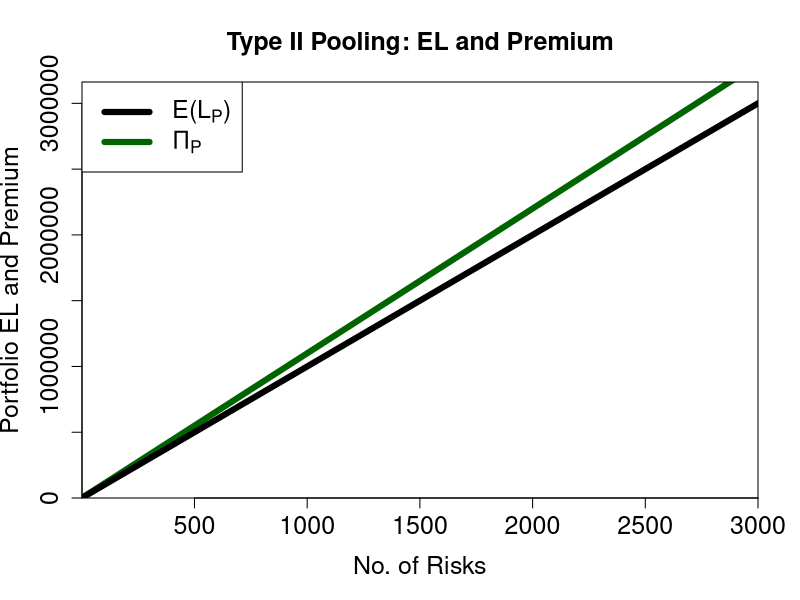
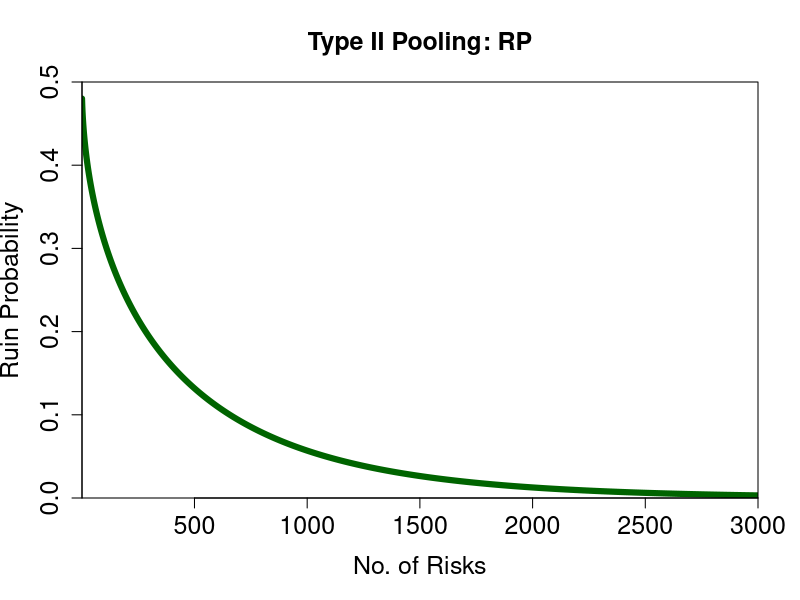
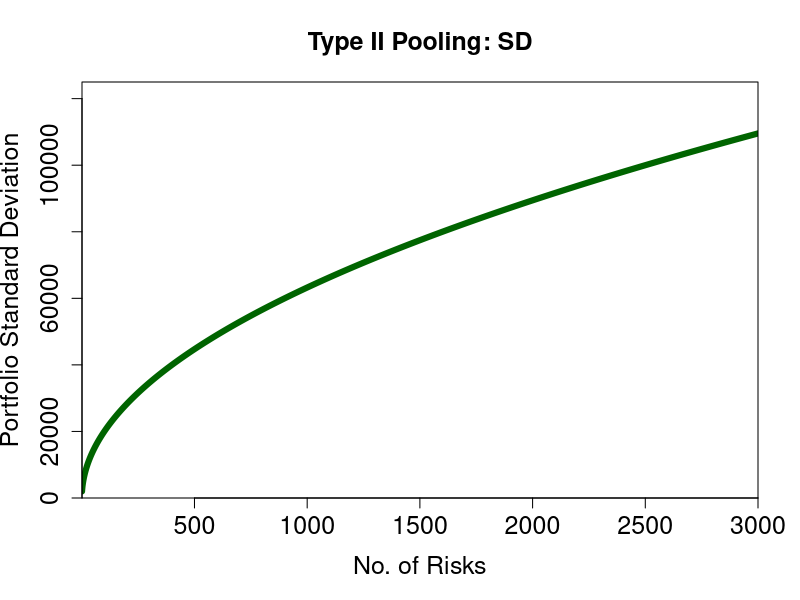
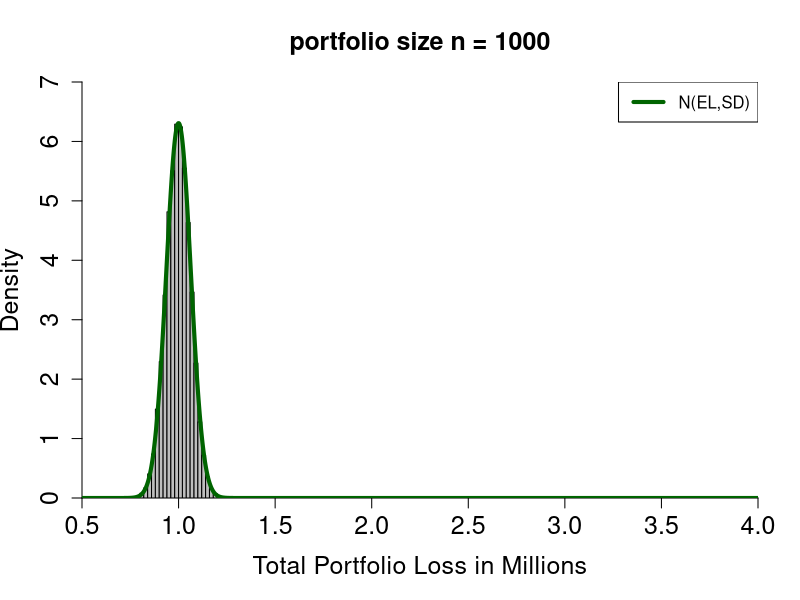
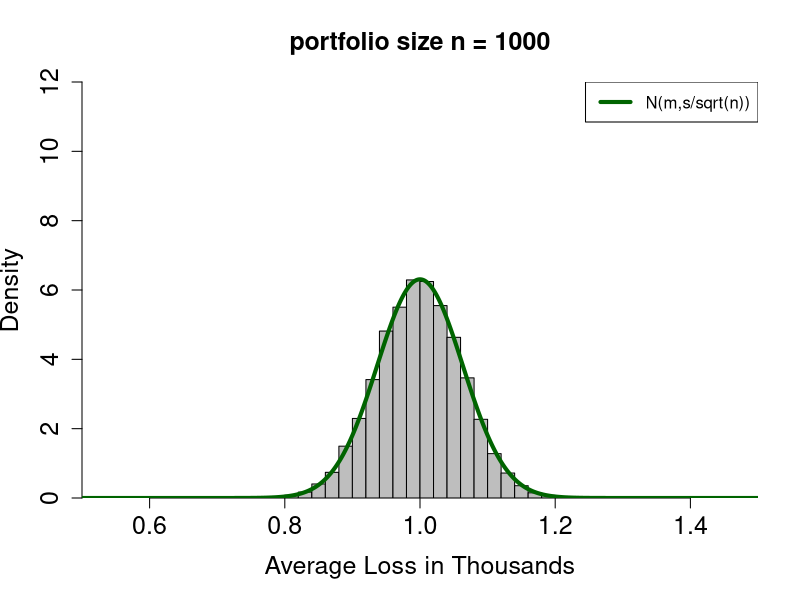

Write the R code that produced these figures, in order.

#########################################
# Insurance risk pooling 
#########################################

#------------------------------------------------------
n <- seq(1,3000,1) # Number of policies
m <- 1000          # Mean of individual claim distribution  
s <- 2000          # Standard deviation of individual claim distribution
c <- 0.1*m         # Constant risk loading c (10% of EL)
#------------------------------------------------------
EL <- n*m                    # Expected total portfolio loss
SD <- sqrt(n)*s              # Standard deviation of portfolio loss
PI <- n*(m+c)                # Aggregate portfolio premium
RP <- 1 - pnorm(c/s*sqrt(n)) # Ruin probability
#------------------------------------------------------

# Create graphs for EL and premium volume
#------------------------------------------------------
# png(file="PoolingEL.png",width=1000, height=1000, res = 200)
plot(n, PI, type = "l", 
     lwd = 6, xlim = c(1,length(n)), ylim = c(0,10^6.5),
     xaxs = "i", yaxs = "i", col = "darkgreen", 
     main = "Type II Pooling: EL and Premium",
     xlab = "No. of Risks", ylab = "Portfolio EL and Premium", 
     cex.axis = 1.5, cex.lab = 1.5, cex.main = 1.5)
lines(n, EL, lwd = 6)
legend("topleft", c(
       expression(paste("E(",plain(L[P]),")")),
       expression(paste(plain(Pi[P])))), 
       cex = 1.5, lty = c(1,1), lwd = 6, col = c("black", "darkgreen"))
# dev.off()
#------------------------------------------------------

# Create graphs for ruin probability
#------------------------------------------------------
# png(file="PoolingRP.png",width=1000, height=1000, res = 200)
plot(n, RP, type = "l", 
     lwd = 6, xlim = c(1,length(n)), ylim = c(0,0.5),
     xaxs = "i", yaxs = "i", col = "darkgreen", 
     main = "Type II Pooling: RP", 
     xlab = "No. of Risks", ylab = "Ruin Probability", 
     cex.axis = 1.5, cex.lab = 1.5, cex.main = 1.5)
# dev.off()
#------------------------------------------------------

# Create graph portfolio standard deviation 
#------------------------------------------------------
# png(file="PoolingSD.png",width=1000, height=1000, res = 200)
plot(n, SD, type = "l", 
     lwd = 6, xlim = c(1,length(n)), ylim = c(0,1.25*10^5),
     xaxs = "i", yaxs = "i", col = "darkgreen", 
     main = "Type II Pooling: SD", 
     xlab = "No. of Risks", ylab = "Portfolio Standard Deviation", 
     cex.axis = 1.5, cex.lab = 1.5, cex.main = 1.5)
# dev.off()
#------------------------------------------------------



# Illustrate distribution of realized portfolio losses
#-----------------------------------------------------------------------
n <- 1000                        # Number of policies in the portfolio
EL <- n*m                        # Expected portfolio loss
SD <- sqrt(n)*s                  # Standard deviation of portfolio loss
ELmn <- EL/1000000               # Express portfolio EL in millions
SDmn <- SD/1000000               # Express portfolio SD in millions
iter <- 10000                    # Number of simulations for realized portfolio losses
RL <- rnorm(iter,n*m,sqrt(n)*s)  # Simulate realized portfolio losses
RLmn <- RL/1000000               # Express RL in millions
#-----------------------------------------------------------------------
RAL <- RL/n                      # Realized average loss
mean(RAL)
sd(RAL)
#-----------------------------------------------------------------------

# Create a histogram of the realized total portfolio losses
#-------------------------------------------------------------------------
# png(file="PoolingDist.png",width=1000, height=1000, res = 200)
hist(RLmn, xlim = c(0.5, 4), ylim = c(0,7), freq = FALSE,  
     breaks = 30, col = "grey", xlab = "Total Portfolio Loss in Millions", ylab = "Density", 
     xaxs = "i", yaxs = "i", main = "portfolio size n = 1000",  
     cex.axis = 1.5, cex.lab = 1.5, cex.main = 1.5)
# Overlay standard normal pdf
x <- seq(0,4,0.001)
y <- dnorm(x, mean = ELmn, sd = SDmn)
lines(x, y, lwd = 4, col = "darkgreen") 
legend("topright", "N(EL,SD)", lty=1, col = "darkgreen", lwd = 4, bty = TRUE)
# dev.off()
#-------------------------------------------------------------------------

# Create a histogram of the realized average portfolio losses (per policy)
#-------------------------------------------------------------------------
# png(file="AverageLosses.png",width=1000, height=1000, res = 200)
hist(RAL/1000, xlim = c(0.5, 1.5), ylim = c(0,12), freq = FALSE,  
     breaks = 30, col = "grey", xlab = "Average Loss in Thousands", ylab = "Density", 
     xaxs = "i", yaxs = "i", main = "portfolio size n = 1000",  
     cex.axis = 1.5, cex.lab = 1.5, cex.main = 1.5)
# Overlay standard normal pdf
x <- seq(0,2000,0.001)
y <- dnorm(x, mean = m/1000, sd = s/sqrt(n)/1000)
lines(x, y, lwd = 4, col = "darkgreen") 
legend("topright", "N(m,s/sqrt(n))", lty=1, col = "darkgreen", lwd = 4, bty = TRUE)
# dev.off()
#-------------------------------------------------------------------------
